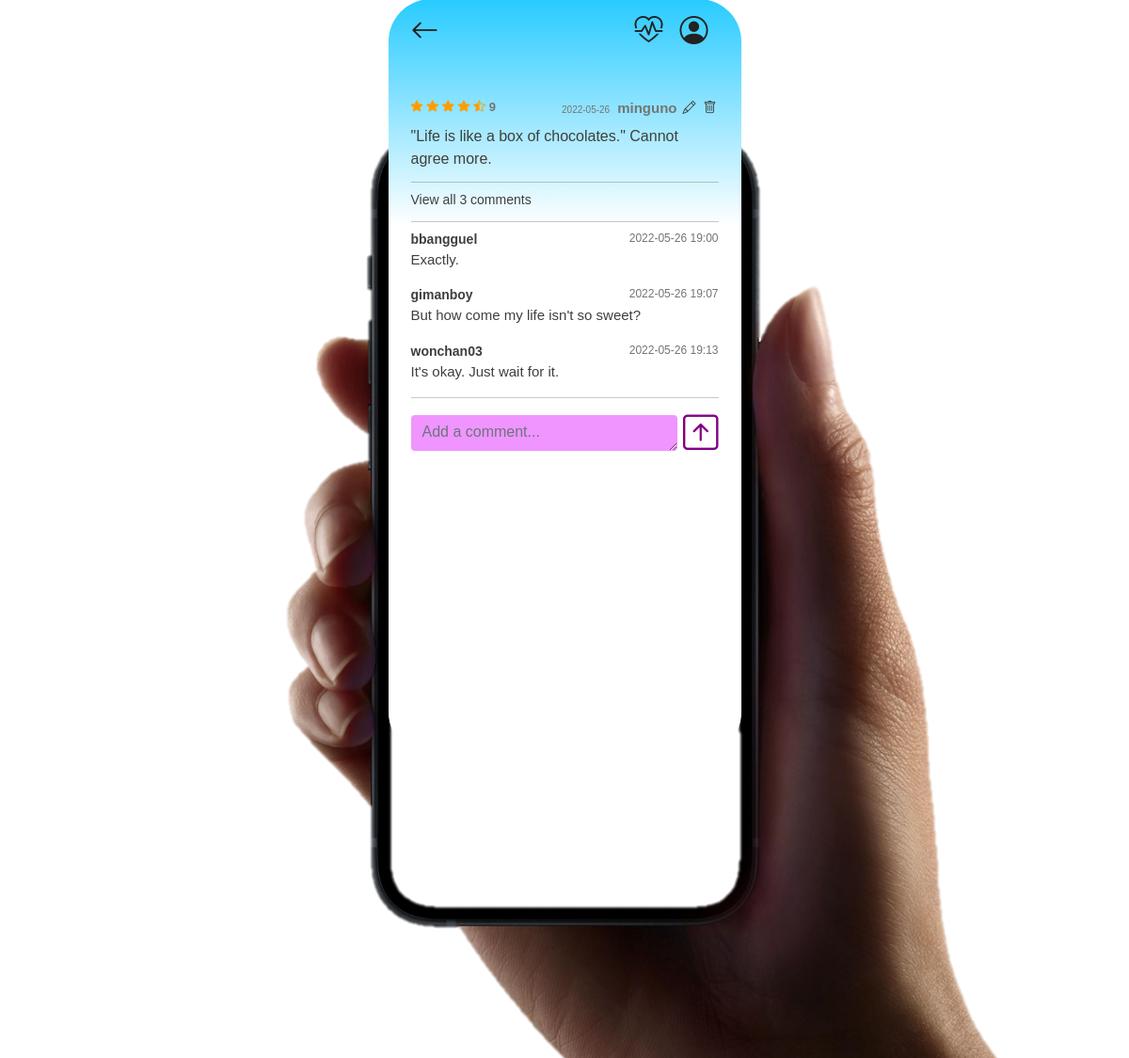
Page /movies/read/3/ (signed in) on the committed database.
### movies/models.py (models this page shows)
class Review(models.Model):
    movie = models.ForeignKey(Movie, on_delete=models.CASCADE)
    content = models.TextField()
    created_at = models.DateTimeField(auto_now_add=True)
    updated_at = models.DateTimeField(auto_now=True)
    user = models.ForeignKey(settings.AUTH_USER_MODEL, on_delete=models.CASCADE)
    score = models.IntegerField()
    like_users = models.ManyToManyField(settings.AUTH_USER_MODEL, related_name='like_reviews')

class Comment(models.Model):
    review = models.ForeignKey(Review, on_delete=models.CASCADE, related_name = 'comments')
    content = models.TextField()
    created_at = models.DateTimeField(auto_now_add=True)
    updated_at = models.DateTimeField(auto_now=True)
    user = models.ForeignKey(settings.AUTH_USER_MODEL, on_delete=models.CASCADE )

### accounts/models.py (models this page shows)
class User(AbstractUser):
    followings = models.ManyToManyField('self', symmetrical=False, related_name='followers')
    nickname = models.CharField(null=True, max_length=10)
    image = models.ImageField(null=True, blank=True)

### movies/views.py (the view)
# urls.py: path('read/<str:review_pk>/', views.read, name='read'),
@login_required
def read(request, review_pk):
    review = get_object_or_404(Review, pk=review_pk)
    if request.method == 'POST':
        comment_form = CommentForm(request.POST)
        if comment_form.is_valid():
            comment = comment_form.save(commit=False)
            comment.review = review
            comment.user = request.user
            comment.save()
            return redirect('movies:read', review.pk)
    else:
        comment_form = CommentForm()
    context = {
        'review': review,
        'review_pk': review_pk,
        'comment_form' : comment_form,
        'review' : review,
        'comments' : review.comments.all(),
    }
    return render(request, 'movies/read.html', context)

### movies/forms.py
class CommentForm(forms.ModelForm):
    content = forms.CharField(
        label='',
        widget=forms.Textarea(
            attrs = {
                'class': 'form-control',
                'maxlength': 100,
                'placeholder': 'Add a comment...',
            }
        )
    )
    class Meta:
        model = Comment
        exclude = ('review', 'user', )

### movies/templates/movies/read.html (shortened to what this page needs)
{% extends 'base.html' %}
{% block content %}
  <div class="p-4" style="flex:1;">
    <div class="review-section mt-4">
      <div class="d-flex justify-content-between">
        <div class="review-score">
          {% if review.score == 1 %}
            <i class="bi bi-star-half"></i>
            <i class="bi bi-star"></i>
            <i class="bi bi-star"></i>
            <i class="bi bi-star"></i>
            <i class="bi bi-star"></i>
            {{ review.score }}
          {% elif review.score == 9 %}
            <i class="bi bi-star-fill"></i>
            <i class="bi bi-star-fill"></i>
            <i class="bi bi-star-fill"></i>
            <i class="bi bi-star-fill"></i>
            <i class="bi bi-star-half"></i>
            {{ review.score }}
          {% endif %}
        </div>
        <div>
          <div class="d-flex align-items-baseline">
            <div class="review-created me-2">
              {{ review.updated_at|date:"Y-m-d" }}
            </div>
            <div class="review-writer d-flex">
              {{ review.user.nickname }}
              {% if request.user == review.user %}
                <a href="{% url 'movies:update' review_pk %}">
                  <button class="button btn-color"><i class="bi bi-pencil"></i></button>
                </a>
                <form action="{% url 'movies:delete' review_pk %}" method="POST">
                  <button class="button btn-color"><i class="bi bi-trash"></i></button>
                </form>
              {% endif %}
            </div>
          </div>
        </div>
      </div>
      <div class="review-content">{{ review.content }}</div>
    </div>
    <hr>
    {% if comments|length %}
      {% if comments|length == 1 %}
        <div class="comments">View {{ comments|length }} comment</div>
        <hr>
      {% else %}
        <div class="comments">View all {{ comments|length }} comments</div>
        <hr>
      {% endif %}
    {% else %}
      <div class="comments">0 comment</div>
    {% endif %}
    {% for comment in comments %}
      <div class="area mb-3">
        <div class="d-flex justify-content-between" >
          <div style="font-weight: bold; font-size: 14px; color: #3F3F3F;">{{ comment.user.nickname }}</div>
          <div style="font-size: 12px; color: #747474;" class="d-flex">
            {{ comment.updated_at|date:"Y-m-d H:i" }}
          </div>
        </div>
        <div style="color: #3F3F3F; font-size: 15px;">{{ comment.content }}</div>
      </div>
    {% endfor %}
    <div class="sticky">
      {% if request.user.is_authenticated %}
        <hr>
        <form action="{% url 'movies:read' review.pk %}" method="POST">
          <div class="d-flex justify-content-between align-items-center">
            <div>
              {{ comment_form }}
            </div>
            <button class="button comment-create"><i class="bi bi-arrow-up-square"></i></button>
          </div>
        </form>
      {% endif %}
    </div>
  </div>
{% endblock content %}

### static/style.css (style rules this page uses)
body { font-family: Helvetica, sans-serif; }
.button { background: none !important; border: none !important; color: #800083 !important; font-size: 14px; text-decoration: none !important; }
a, a:focus, a:active, a:hover { text-decoration: none !important; }
.bi-star-half, .bi-star-fill, .bi-star { color: rgb(255, 157, 0); }
.comments { color: #3F3F3F; font-size: 14px; }
textarea { height: 85px !important; border: none !important; outline: none !important; background-color: #F094FF !important; }

### rows in the picture
Review: score "9", updated_at "2022-05-26", user.nickname "minguno", content "\"Life is like a box of chocolates.\" Cannot agree more."
Comment: user.nickname "bbangguel", updated_at "2022-05-26 19:00", content "Exactly."
Comment: user.nickname "gimanboy", updated_at "2022-05-26 19:07", content "But how come my life isn't so sweet?"
Comment: user.nickname "wonchan03", updated_at "2022-05-26 19:13", content "It's okay. Just wait for it."

### other values in the picture
{{ comments|length }} "3"
